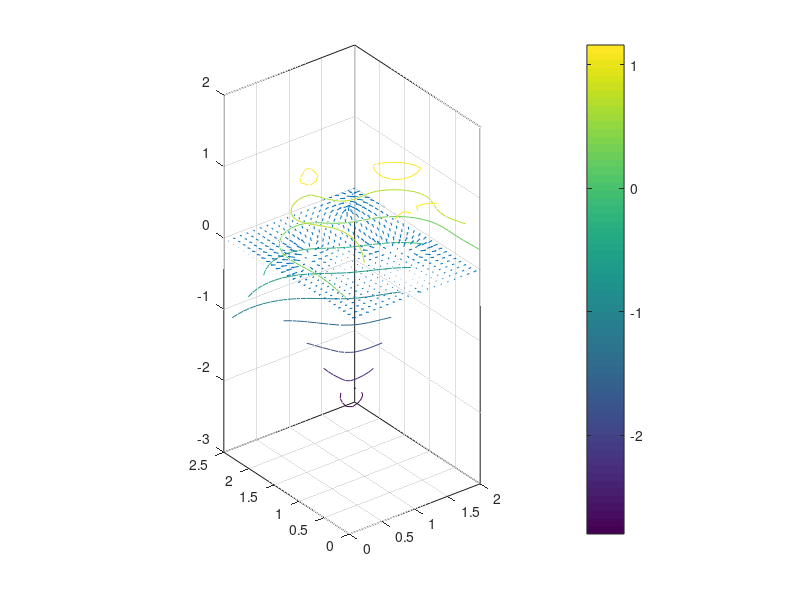

MATLAB code to generate this figure:

%edit your ranges to display here.  important to not include the actual
%location of your object in this grid of points or it will give you
%infinities

[px,py]=meshgrid(0:0.1:2,0:0.1:2.5);
[xlim,ylim] = size(px);
V = zeros(xlim, ylim);

for i=1:xlim
    for j=1:ylim
        %this is the equation and integral with ranges for a specific object:  you
        %should be able to figure out what this is and edit appropriately to get
        %what you want

        line = @(x0,m,xi,yi) log(sqrt((px(i,j)-x0-xi).^2 + ((py(i,j)-(m.*x0)-yi).^2)));
        round = @(xi,yi) log(sqrt((px(i,j)-xi).^2 + ((py(i,j)-yi).^2)));
        dV2 = @(x0)line(x0, 0.01,1,0);
        dV3 = @(x0)line(x0, 1,1.75,2.25);
        dV4 = @(x0)line(x0, -1,1.5,1);
        dV5 = @(x0)line(x0, 1,0.5,1.5);
%         V(i,j) = integral(dV3,-2,2) + integral(dV4,-2,2);% + integral(dV2,-2,2);% + 0.1*round(1,1.25);
%         V(i,j) = -integral(dV3,-2,2) + -integral(dV2,-2,2);
        V(i,j) = 2*integral(dV5,0.2,-0.2) + 2*integral(dV4,0.2,-0.2) + -2*integral(dV3,0.2,-0.2) + 0.5*integral(dV2,1,-1);
    end
end
figure()
hold off
contour3(px,py,V)
%surf(px,py,V)
[Ex,Ey] = gradient(V);
hold on
axis equal
colorbar
quiver(px,py,-Ex,-Ey)